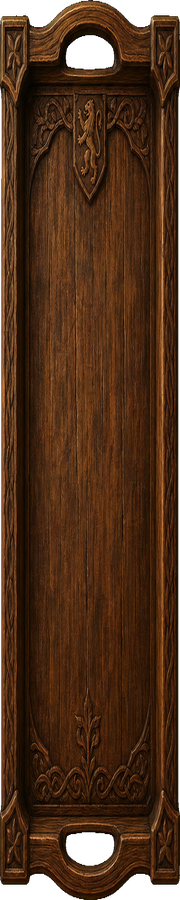
#> input picture assets/wood-tray-left.png, 180 x 900 px; its folder holds 6 pictures in this run
$ python fix_chroma_fringe.py
#> lines starting #> are read from the running program, lines starting #| are printed output that depends on the picture
#> in process_file, im is the input picture: PIL image 180x900 RGBA; mean R, G, B, A 66.8, 37.2, 16.3, 239.1
#!/usr/bin/env python3
"""
对已抠底的 wood / parchment PNG 做去绿边/紫边：
- 按透明度加权做绿幕/洋红幕去溢色（despill）
- 可选对 alpha 做 1px 收缩，去掉残留半透明彩边
"""
from __future__ import annotations

import os

import numpy as np
from PIL import Image, ImageFilter

ROOT = os.path.dirname(os.path.dirname(os.path.abspath(__file__)))
ASSETS = os.path.join(ROOT, "assets")


def despill_green(rgb: np.ndarray, strength: np.ndarray) -> np.ndarray:
    """strength: 0..1 per pixel, higher = more correction (usually edge)."""
    r = rgb[..., 0].astype(np.float32)
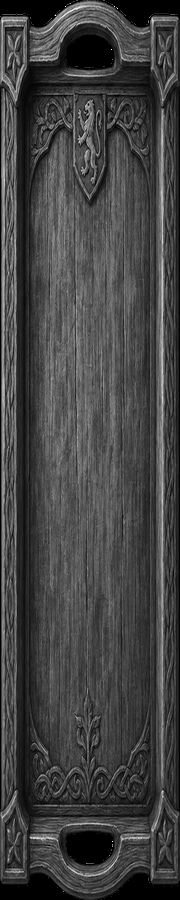
#> r: shape (900, 180) float32; min 0, max 255, mean 66.8
    g = rgb[..., 1].astype(np.float32)
    b = rgb[..., 2].astype(np.float32)
    spill = np.maximum(0.0, g - np.maximum(r, b))
    g = g - spill * (0.72 * strength)
    rgb_out = np.stack(
        [r, g, b],
        axis=-1,
    )
    return np.clip(rgb_out, 0, 255).astype(np.uint8)
#> returned value: shape (900, 180, 3)
#> in process_file, `arr[:, :, 3] = erode_alpha_once(arr[:, :, 3])`: arr: shape (900, 180, 4); mean R, G, B, A 66.8, 37.1, 16.3, 235.3
#> call 2 of process_file, with name = 'parchment-panel.png', mode = 'magenta', erode = True
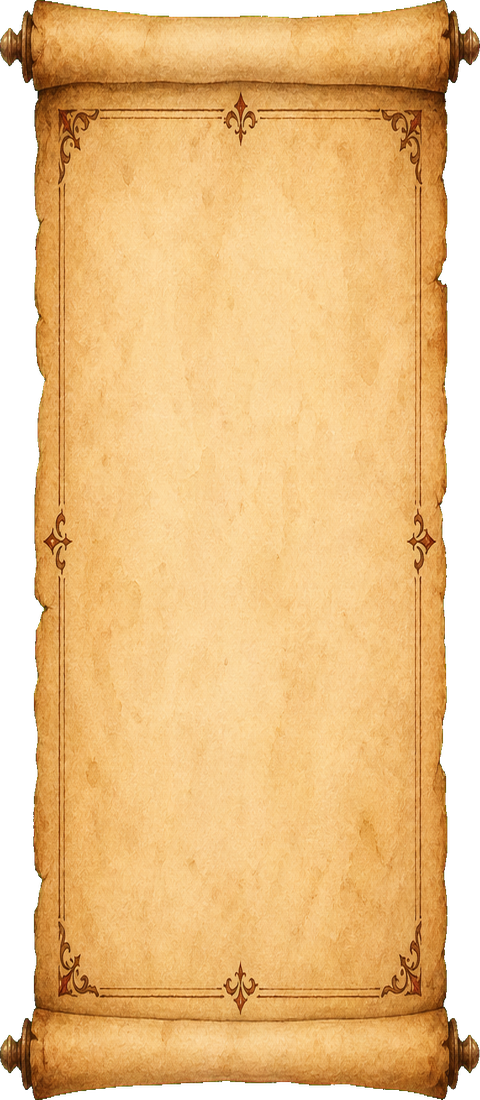
#> input picture assets/parchment-panel.png, 480 x 1100 px
#> in process_file, im is the input picture: PIL image 480x1100 RGBA; mean R, G, B, A 196.1, 152.8, 93.5, 215.5


def despill_magenta_purple(rgb: np.ndarray, strength: np.ndarray) -> np.ndarray:
    """洋红幕残留多为粉紫：压低 R、B 相对 G 的过量。"""
    r = rgb[..., 0].astype(np.float32)
#> r: shape (1100, 480) float32
    g = rgb[..., 1].astype(np.float32)
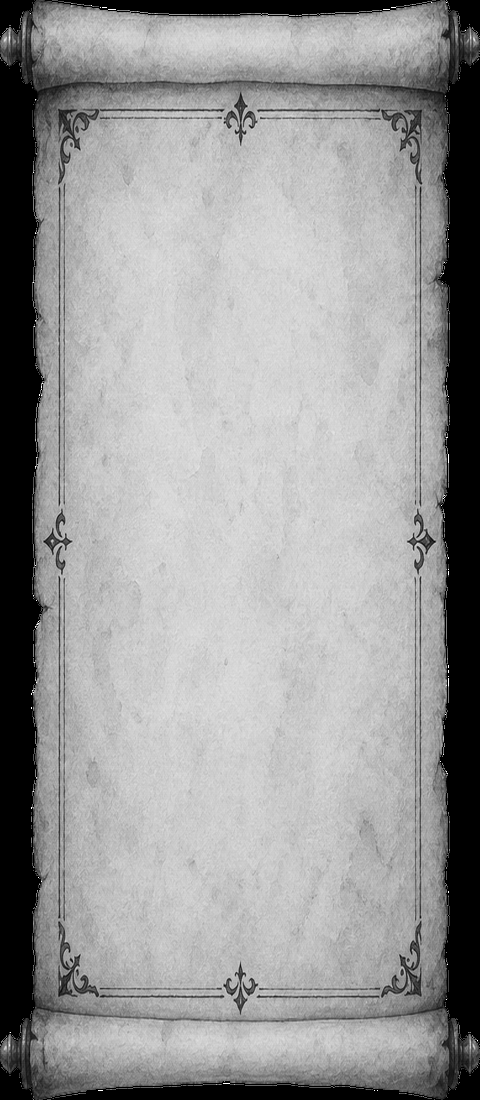
#> g: shape (1100, 480) float32; min 0, max 255, mean 152.8
    b = rgb[..., 2].astype(np.float32)
#> b: shape (1100, 480) float32
    mid_rb = (r + b) * 0.5
    spill = np.maximum(0.0, mid_rb - g)
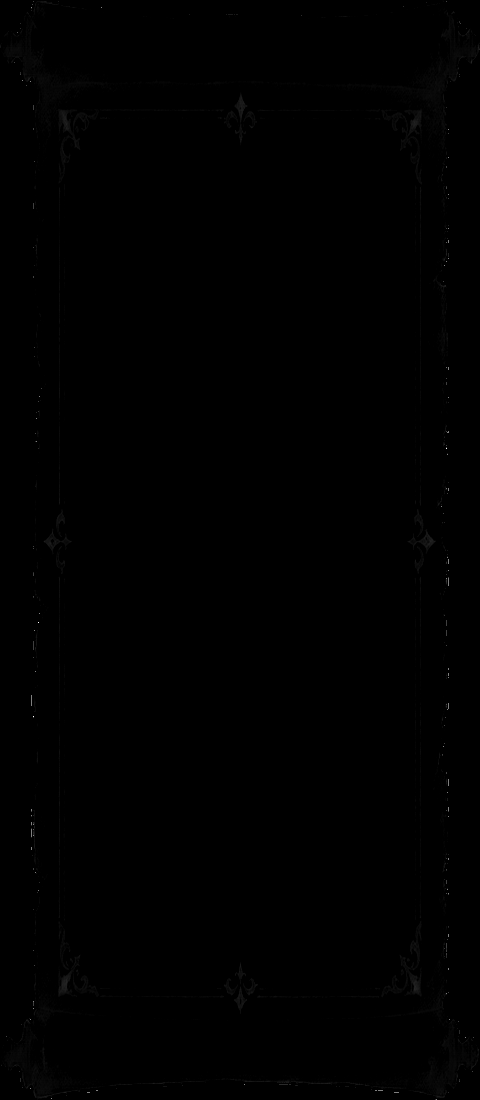
#> spill: shape (1100, 480) float32; min 0, max 255, mean 0.4
    sub = spill * (0.55 * strength)
    r = r - sub * 0.55
    b = b - sub * 0.55
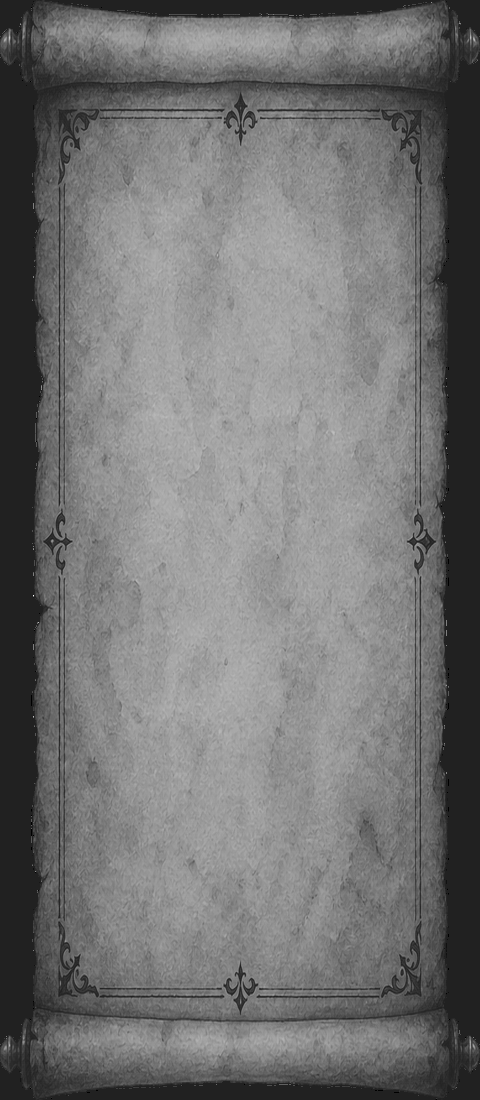
#> b: shape (1100, 480) float32; min -38.51, max 255, mean 93.4; drawn with min black and max white
    g = g + sub * 0.12
    rgb_out = np.stack([r, g, b], axis=-1)
#> rgb_out: shape (1100, 480, 3) float32
    return np.clip(rgb_out, 0, 255).astype(np.uint8)
#> returned value: shape (1100, 480, 3)


def edge_weight_from_alpha(a: np.ndarray) -> np.ndarray:
    """半透明与近透明区域更需要去溢色。"""
    af = a.astype(np.float32) / 255.0
    w = 1.0 - af
    return np.clip(np.power(w, 0.38), 0.0, 1.0)


def erode_alpha_once(a: np.ndarray) -> np.ndarray:
    im = Image.fromarray(a, mode="L")
    im = im.filter(ImageFilter.MinFilter(3))
    return np.array(im, dtype=np.uint8)


def process_file(
    name: str,
    mode: str,
    erode: bool = True,
) -> None:
    path = os.path.join(ASSETS, name)
    im = Image.open(path).convert("RGBA")
    arr = np.array(im)
    rgb = arr[:, :, :3].copy()
    a = arr[:, :, 3]
    w = edge_weight_from_alpha(a)
    if mode == "green":
        rgb = despill_green(rgb, w)
    elif mode == "magenta":
        rgb = despill_magenta_purple(rgb, w)
    else:
        raise ValueError(mode)
    arr[:, :, :3] = rgb
    if erode:
        arr[:, :, 3] = erode_alpha_once(arr[:, :, 3])
    Image.fromarray(arr).save(path, optimize=True)
    print("Refined", path)


def main() -> None:
    process_file("wood-tray-left.png", "green", erode=True)
    process_file("parchment-panel.png", "magenta", erode=True)
#> in erode_alpha_once (call 2), `im = im.filter(ImageFilter.MinFilter(3))`:
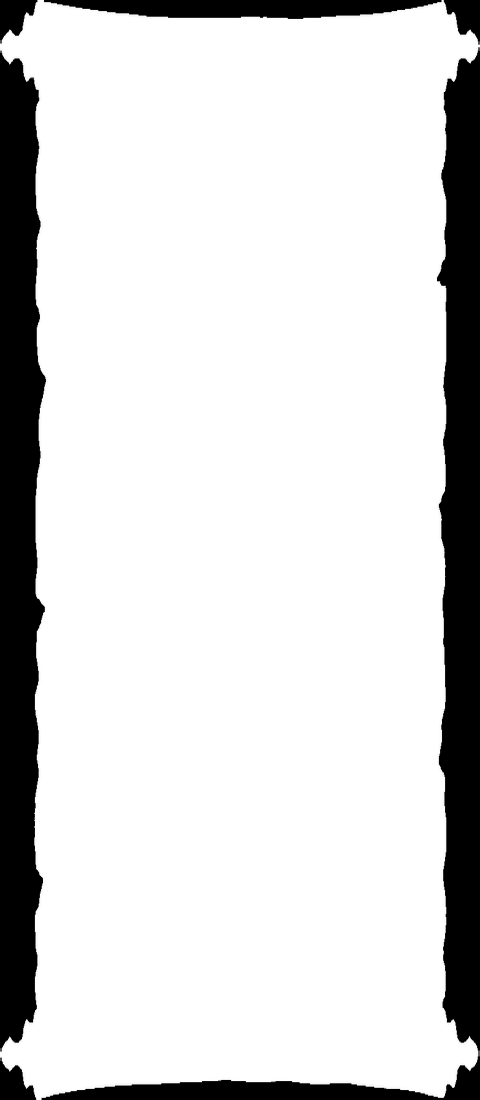
#> im: PIL image 480x1100 L; min 0, max 255, mean 213.6
#> in process_file (call 2), `arr[:, :, 3] = erode_alpha_once(arr[:, :, 3])`:
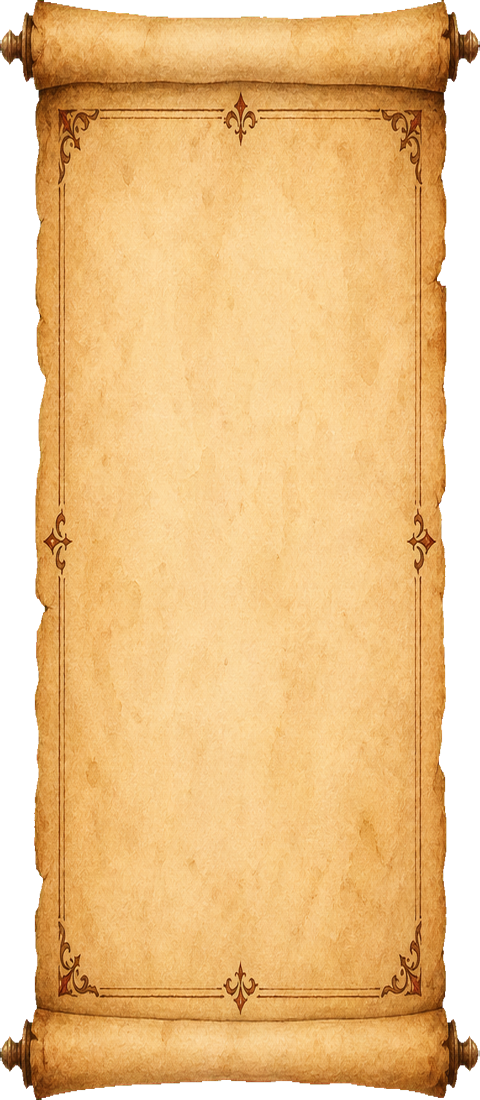
#> arr: shape (1100, 480, 4); mean R, G, B, A 196.1, 152.8, 93.5, 213.6; transparent parts drawn white


if __name__ == "__main__":
    main()
